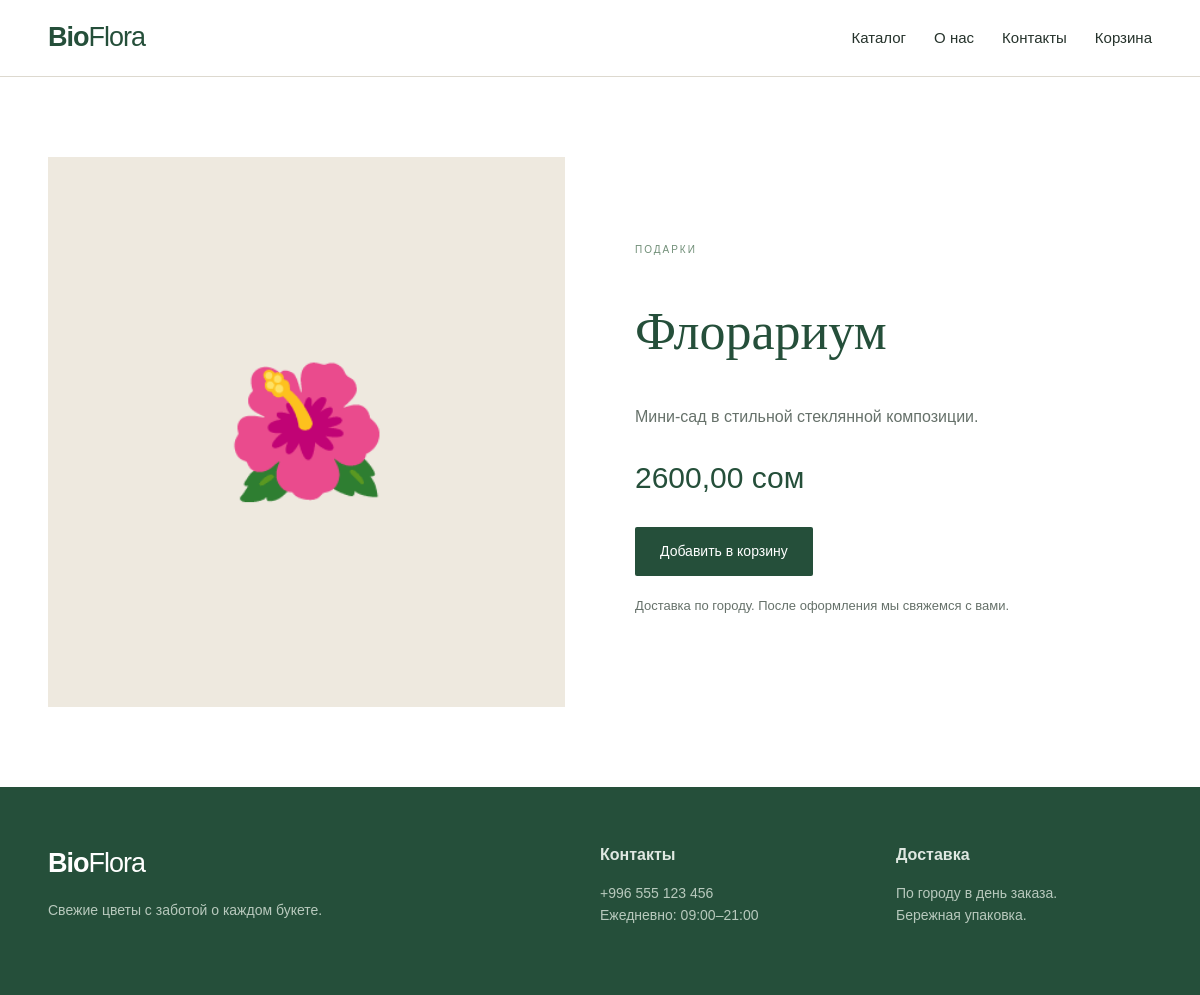
Page /product/florarium/ on the committed database.
### shop/models.py (models this page shows, shortened)
class Product(models.Model):
    category = models.ForeignKey(
        Category,
        on_delete=models.CASCADE,
        related_name="products",
        verbose_name="Категория"
    )
    name = models.CharField("Название", max_length=200)
    slug = models.SlugField(
        "URL",
        max_length=220,
        unique=True,
        blank=True
    )
    description = models.TextField("Описание")
    price = models.DecimalField(
        "Цена",
        max_digits=10,
        decimal_places=2
    )
    image = models.ImageField(
        "Изображение",
        upload_to="products/",
        blank=True,
        null=True
    )
    is_available = models.BooleanField(
        "В наличии",
        default=True
    )
    created_at = models.DateTimeField(auto_now_add=True)
    class Meta:
        verbose_name = "Товар"
        verbose_name_plural = "Товары"
        ordering = ["-created_at"]

class Category(models.Model):
    name = models.CharField("Название", max_length=100, unique=True)
    slug = models.SlugField("URL", max_length=100, unique=True)
    class Meta:
        verbose_name = "Категория"
        verbose_name_plural = "Категории"
        ordering = ["name"]

### shop/views.py (the view)
def product_detail(request, slug):
    product = get_object_or_404(Product, slug=slug, is_available=True)
    return render(request, "shop/product_detail.html", {"product": product})

### shop/context_processors.py (called while the page is built)
def cart(request):
    data = request.session.get("cart", {})
    count = sum(int(qty) for qty in data.values())
    return {"cart_count": count}

### templates/shop/product_detail.html (shortened to what this page needs)
{% extends "base.html" %}
{% block content %}
<section class="section container product-page">
    <div class="product-image">{% if product.image %}<img src="{{ product.image.url }}" alt="{{ product.name }}">{% else %}<div class="placeholder big">🌺</div>{% endif %}</div>
    <div class="product-info"><small>{{ product.category.name }}</small><h1>{{ product.name }}</h1><p>{{ product.description }}</p><div class="detail-price">{{ product.price }} сом</div><a class="btn" href="{% url 'cart_add' product.id %}">Добавить в корзину</a><p class="muted">Доставка по городу. После оформления мы свяжемся с вами.</p></div>
</section>
{% endblock %}

### static/css/style.css (style rules this page uses)
:root { --green: #254f3a; --sage: #718f78; --cream: #f7f4ed; --pink: #e9b6b5; --text: #26332c; --white: #fff; --line: #ddd9cf; }
* { box-sizing: border-box; }
body { margin: 0; font-family: Arial, Helvetica, sans-serif; color: var(--text); background: #fff; line-height: 1.6; }
a { color: inherit; text-decoration: none; }
.container { width: min(1120px, 92%); margin: auto; }
.btn { display: inline-block; background: var(--green); color: #fff; border: 0; padding: 13px 25px; border-radius: 2px; font-size: 14px; cursor: pointer; }
.section { padding: 80px 0; }
.card img, .placeholder { display: block; width: 100%; height: 300px; object-fit: cover; }
.placeholder { background: #eee9df; display: flex; align-items: center; justify-content: center; font-size: 75px; }
.card-body small, .product-info small { color: var(--sage); text-transform: uppercase; font-size: 10px; letter-spacing: 2px; }
.catalog-title h1, .section h1 { font-family: Georgia, serif; font-size: 48px; font-weight: 400; color: var(--green); }
.product-page { display: grid; grid-template-columns: 1fr 1fr; gap: 70px; align-items: center; }
.product-image img, .product-image .placeholder { height: 550px; object-fit: cover; }
.placeholder.big { font-size: 130px; }
.product-info h1 { font-family: Georgia, serif; font-size: 52px; font-weight: 400; color: var(--green); line-height: 1.1; }
.product-info p { color: #66716a; }
.detail-price { font-size: 30px; color: var(--green); margin: 25px 0; }
.muted { font-size: 13px; margin-top: 20px; }

### rows in the picture
Product: category.name "ПОДАРКИ", name "Флорариум", description "Мини-сад в стильной стеклянной композиции.", price "2600,00"
